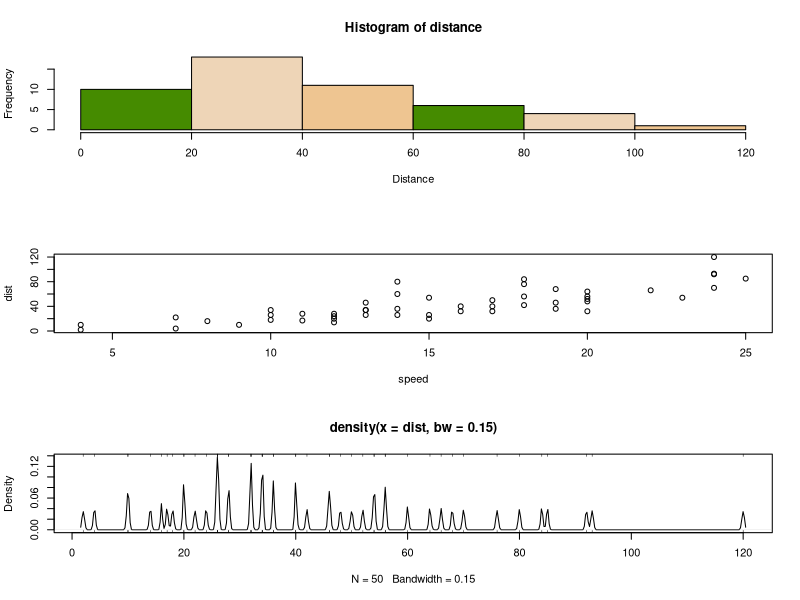
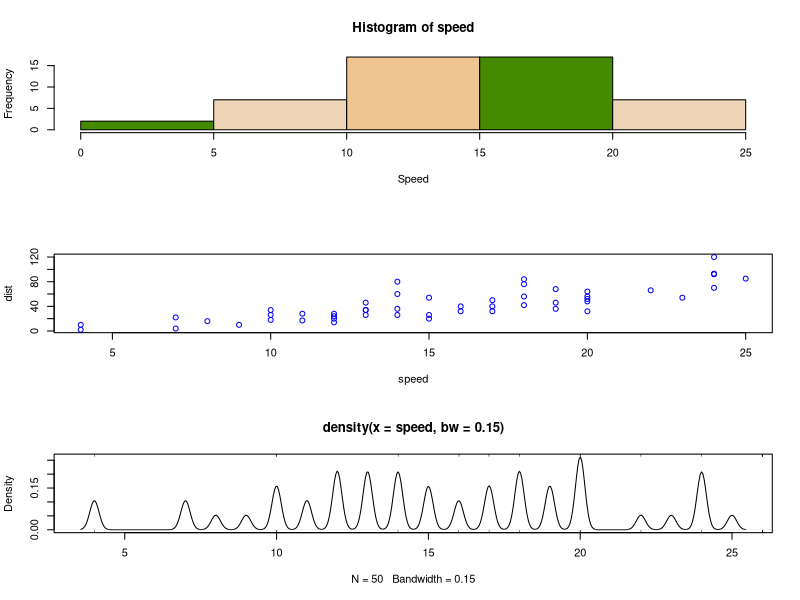
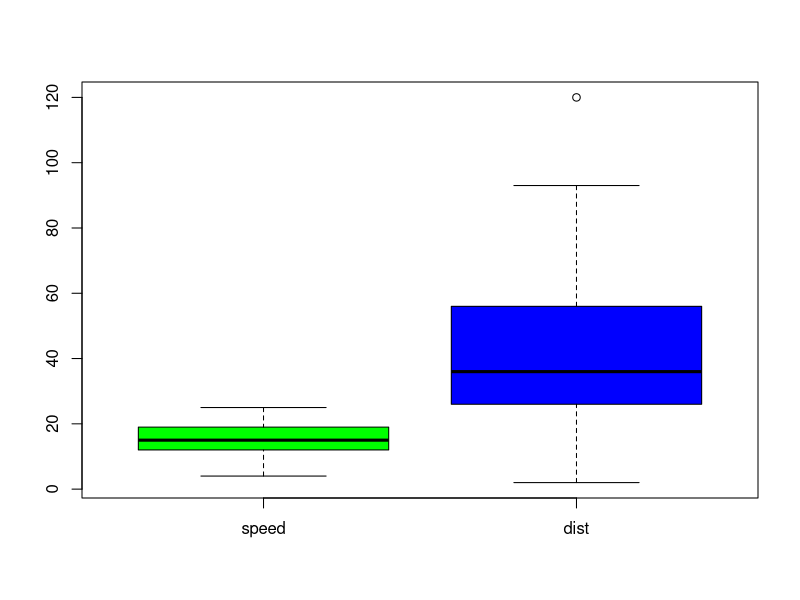

Source code (R) for these figures, in order:
ca_data_vector <- data("cars")
ca_data_vector <- cars
#ca
summary(ca_data_vector) #first method
summa <- c(min(ca_data_vector$speed),quantile(ca_data_vector$speed,0.25),median(ca_data_vector$speed),mean(ca_data_vector$speed)
        ,quantile(ca_data_vector$speed,0.75),max(ca_data_vector$speed))
summa

summary_x1=c(min(ca_data_vector$dist),quantile(ca_data_vector$dist,0.25),median(ca_data_vector$dist),mean(ca_data_vector$dist),
        quantile(ca_data_vector$dist,0.75),max(ca_data_vector$dist))
summary_x1
data("cars")

car_data_vector <- cars
par(mfrow=c(3,1))
hist(car_data_vector$dist,col=c("chartreuse4","bisque2","burlywood2"),main="Histogram of distance",xlab="Distance")
plot(car_data_vector,col="black")
require(stats)
with(car_data_vector,{
  plot(density(dist,bw=0.15))
  rug(dist)
  rug(jitter(dist,amount=0.01),side=3,col="black")
})




data("cars")
car_data_vector <- cars
par(mfrow=c(3,1))
hist(car_data_vector$speed,col=c("chartreuse4","bisque2","burlywood2"),main="Histogram of speed",xlab="Speed")
plot(car_data_vector,col="blue")
require(stats)
with(car_data_vector,{
  plot(density(speed,bw=0.15))
  rug(dist)
  rug(jitter(dist,amount=0.01),side=3,col="black")
})

par(mfrow=c(1,1))
boxplot(car_data_vector,col=c("green","blue"))

